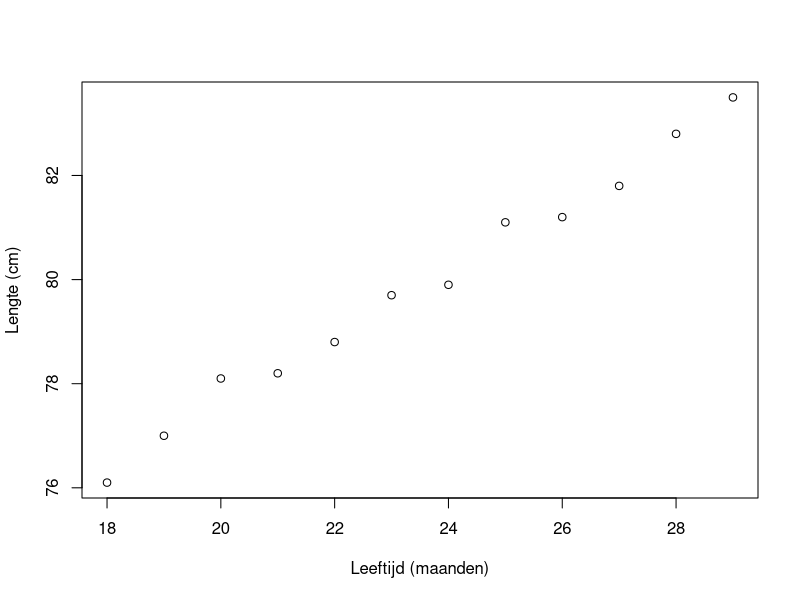

R code for this plot:
## ---- chunk 1
#| label: fig-kind-data
#| fig-cap: "Relatie tussen lengte en leeftijd van 12 kinderen."

kind <- data.frame(leeftijd = seq(18,29),
    lengte = c(76.1,77.0,78.1,78.2,78.8,79.7,79.9,81.1,81.2,81.8,82.8,83.5))
# spreidingsdiagram
plot(lengte ~ leeftijd, data = kind,
	 xlab = "Leeftijd (maanden)", ylab = "Lengte (cm)")
## ---- chunk 2
#| label: kind-model
kind.model <- lm(lengte ~ leeftijd, data = kind)
summary(kind.model)
## ---- chunk 3
#| label: kind2-model
library(dplyr)
kind2 <- kind %>% mutate(broerzus = c(1, 2, 3, 2, 0, 1, 5, 0, 1, 4, 1, 5))
kind2.model <- lm(lengte ~ leeftijd + broerzus, data = kind2)
summary(kind2.model)
